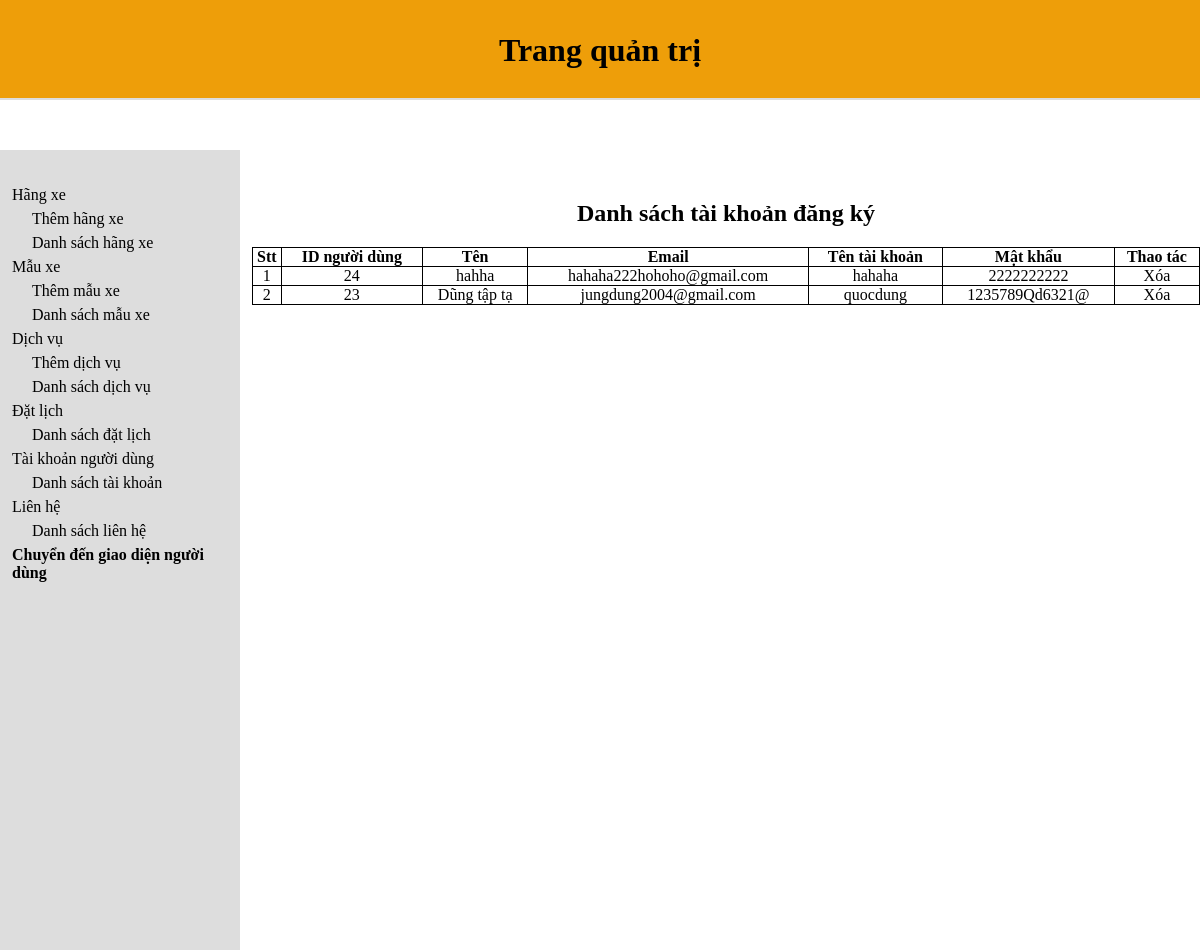
/admin/userlist.php, run on the app's committed database.
### tables this page shows
CREATE TABLE `tbl_user` (
  `user_id` int(11) NOT NULL,
  `ten` varchar(255) NOT NULL,
  `email` varchar(255) NOT NULL,
  `user_name` varchar(255) NOT NULL,
  `matkhau` varchar(255) NOT NULL
);

### admin/database.php (called while the page is built, shortened)
<?php
class Database
{
    public $host = DB_HOST;
    public $user = DB_USER;
    public $pass = DB_PASS;
    public $dbname = DB_NAME;
    public $link;
    public function connectDB()
    {
        $this->link = new mysqli($this->host, $this->user, $this->pass, $this->dbname);
        if ($this->link) {
            return false;
        }
    }
    public function select($query)
    {
        $result = $this->link->query($query) or die($this->link->error . __LINE__);
        if ($result->num_rows > 0) {
            return $result;
        } else {
            return false;
        }
    }
}
?>

### copy_productClass.php (called while the page is built, shortened)
<?php
include "admin/database.php";
?>
<?php
class product
{
    public $db;
    public function __construct()
    {
        $this->db = new Database();
    }
    public function show_user()
    {
        $query = "SELECT * FROM tbl_user ORDER BY user_id DESC";
        $result = $this->db->select($query);
        return $result;
    }
}
?>

### admin/userlist.php (the view)
<?php
include "header.php";
include "slider.php";
include "../copy_productClass.php";
$product = new product;
$show_user = $product->show_user();
?>
<div class="admin-contentRight">
    <div class="admin-contentRight-category_list">
    <table>
        <h1>Danh sách tài khoản đăng ký</h1>
        <tr>
            <th>Stt</th>
            <th>ID người dùng</th>
            <th>Tên</th>
            <th>Email</th>
            <th>Tên tài khoản</th>
            <th>Mật khẩu</th>
            <th>Thao tác</th>
        </tr>
        <?php
        if ($show_user) {
            $i = 0;
            while ($result = $show_user->fetch_assoc()) {
                $i++;
        ?>
                <tr>
                    <td><?php echo $i ?></td>
                    <td><?php echo $result['user_id'] ?></td>
                    <td><?php echo $result['ten'] ?></td>
                    <td><?php echo $result['email'] ?></td>
                    <td><?php echo $result['user_name'] ?></td>
                    <td><?php echo $result['matkhau'] ?></td>
                    <td><a href="userDelete.php?user_id=<?php echo $result['user_id'] ?>">Xóa</a></td>
                </tr>
        <?php
            }
        }
        ?>
    </table>
    </div>
</div>

### admin/style.css (style rules this page uses)
* { margin: 0; padding: 0; box-sizing: border-box; color: black; outline: none; }
h1 { padding-bottom: 20px; }
a { text-decoration: none; }
.admin-contentRight { width: 80%; padding: 30px 0 0 12px ; }
.admin-contentRight-category_list { width: 100%; text-align: center; margin-top: 20px; }
.admin-contentRight-category_list table tr th,td { border: 1px solid #000000; }
table { border-collapse: collapse; width: 100%; }

### data on the page
tbl_user: user_id "24", ten "hahha", email "hahaha222hohoho@gmail.com", user_name "hahaha", matkhau "2222222222"
tbl_user: user_id "23", ten "Dũng tập tạ", email "jungdung2004@gmail.com", user_name "quocdung", matkhau "1235789Qd6321@"
